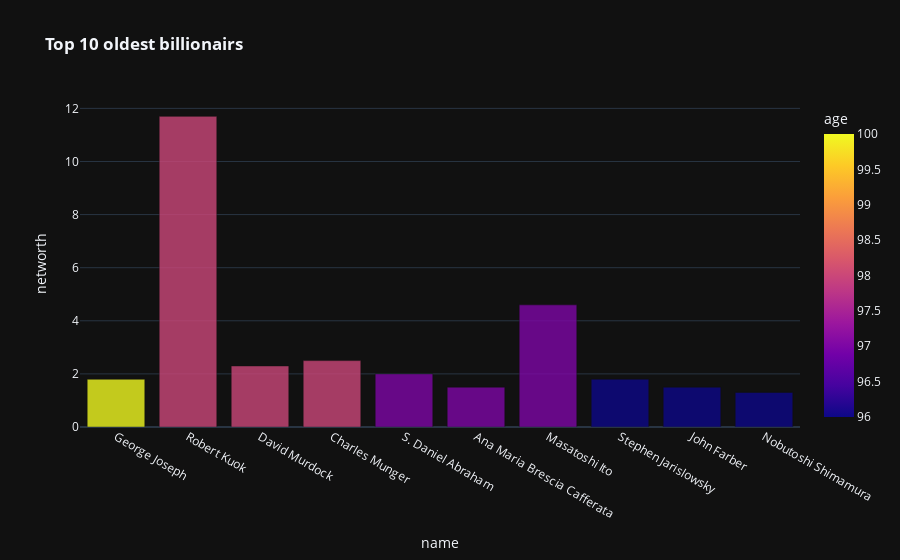

The code cell stored with this chart in its notebook:
### Code cell
fig = px.bar(forbes.sort_values('age',ascending = False)[:10], 
             x = 'name', y = 'networth', template = 'plotly_dark',
             color = 'age', opacity = 0.8, title = '<b>Top 10 oldest billionairs')
fig.show()

### Figure 1 — Plotly figure (JSON) as saved in the notebook; plotly's stock layout.template omitted (floating-point values rounded to 4 significant figures)
{"data": [{"alignmentgroup": "True", "hovertemplate": "name=%{x}<br>networth=%{y}<br>age=%{marker.color}<extra></extra>", "legendgroup": "", "marker": {"color": [100, 98, 98, 98, 97, 97, 97, 96, 96, 96], "coloraxis": "coloraxis", "opacity": 0.8, "pattern": {"shape": ""}}, "name": "", "offsetgroup": "", "orientation": "v", "showlegend": false, "textposition": "auto", "type": "bar", "x": ["George Joseph ", "Robert Kuok ", "David Murdock ", "Charles Munger ", "S. Daniel Abraham ", "Ana Maria Brescia Cafferata ", "Masatoshi Ito ", "Stephen Jarislowsky ", "John Farber ", "Nobutoshi Shimamura "], "xaxis": "x", "y": [1.8, 11.7, 2.3, 2.5, 2, 1.5, 4.6, 1.8, 1.5, 1.3], "yaxis": "y"}], "layout": {"barmode": "relative", "coloraxis": {"colorbar": {"title": {"text": "age"}}, "colorscale": [[0, "#0d0887"], [0.1111, "#46039f"], [0.2222, "#7201a8"], [0.3333, "#9c179e"], [0.4444, "#bd3786"], [0.5556, "#d8576b"], [0.6667, "#ed7953"], [0.7778, "#fb9f3a"], [0.8889, "#fdca26"], [1, "#f0f921"]]}, "legend": {"tracegroupgap": 0}, "title": {"text": "<b>Top 10 oldest billionairs"}, "xaxis": {"anchor": "y", "domain": [0, 1], "title": {"text": "name"}}, "yaxis": {"anchor": "x", "domain": [0, 1], "title": {"text": "networth"}}}}
